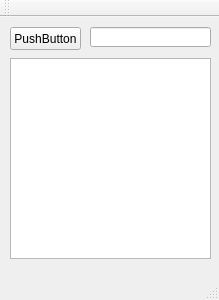
<?xml version="1.0" encoding="UTF-8"?>
<ui version="4.0">
 <class>MainWindow</class>
 <widget class="QMainWindow" name="MainWindow">
  <property name="geometry">
   <rect>
    <x>0</x>
    <y>0</y>
    <width>219</width>
    <height>300</height>
   </rect>
  </property>
  <property name="windowTitle">
   <string>MainWindow</string>
  </property>
  <widget class="QWidget" name="centralWidget">
   <widget class="QTextBrowser" name="textBrowser">
    <property name="geometry">
     <rect>
      <x>10</x>
      <y>41</y>
      <width>201</width>
      <height>201</height>
     </rect>
    </property>
   </widget>
   <widget class="QPushButton" name="pushButton">
    <property name="geometry">
     <rect>
      <x>10</x>
      <y>10</y>
      <width>71</width>
      <height>23</height>
     </rect>
    </property>
    <property name="text">
     <string>PushButton</string>
    </property>
   </widget>
   <widget class="QLineEdit" name="lineEdit">
    <property name="geometry">
     <rect>
      <x>90</x>
      <y>10</y>
      <width>121</width>
      <height>20</height>
     </rect>
    </property>
   </widget>
  </widget>
  <widget class="QMenuBar" name="menuBar">
   <property name="geometry">
    <rect>
     <x>0</x>
     <y>0</y>
     <width>219</width>
     <height>21</height>
    </rect>
   </property>
  </widget>
  <widget class="QToolBar" name="mainToolBar">
   <attribute name="toolBarArea">
    <enum>TopToolBarArea</enum>
   </attribute>
   <attribute name="toolBarBreak">
    <bool>false</bool>
   </attribute>
  </widget>
  <widget class="QStatusBar" name="statusBar"/>
 </widget>
 <layoutdefault spacing="6" margin="11"/>
 <resources/>
 <connections/>
</ui>
